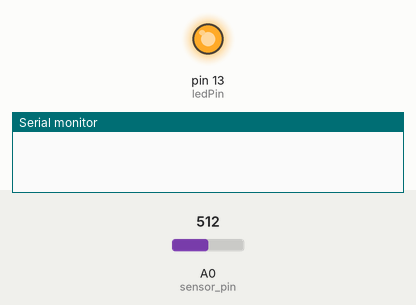
Simulated run of this sketch. Board: Arduino Uno, built with avr-gcc and run on an emulated ATmega328P. On the bench: output pins drawn as LEDs (lit = HIGH), the last lines printed to the serial monitor. The inputs (shaded band) are chosen by the test bench; at power-on: A0 (sensor_pin) = 512. The modem accepts every AT command (registered, SIM ready, sends succeed) and sends nothing else.

Above: at 0.1 s.
At 8.9 s:
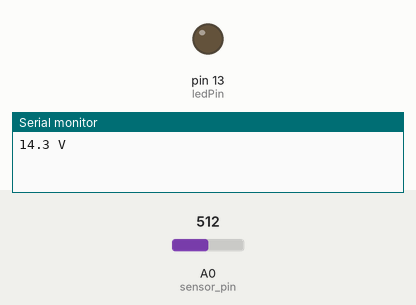
Timing chart, 0 to 22.9 s (numbered marks = the images above):
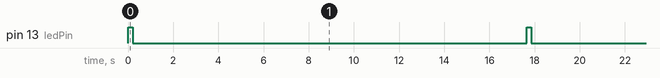

Measured:
- by itself, pin 13 (ledPin): alternates HIGH for 0.20 s and LOW for 17.4 s

The sketch:

Arduinocode.ino
```cpp
#include <SoftwareSerial.h>

// LED
int ledPin = 13;
int sensor_pin=A0;  // variable for sensor
float sample=0;
float bat_volt =0;     // for temperature

// replace with your channel's thingspeak API key
String apiKey = "DUT8RMTFY2B1XCAF";

// connect 2 to TX of Serial USB
// connect 3 to RX of serial USB
SoftwareSerial ser(2,3); // RX, TX

// this runs once
void setup() {
  // initialize the digital pin as an output.
  pinMode(ledPin, OUTPUT);

  // enable debug serial
  Serial.begin(9600);
  // enable software serial
  ser.begin(9600);

  // reset ESP8266
  ser.println("AT+RST");
}


// the loop
void loop() {

  // blink LED on board
  digitalWrite(ledPin, HIGH);
  delay(200);
  digitalWrite(ledPin, LOW);

  voltage();
  esp_8266();
}
void voltage()
{
    sample=0;
  for(int i=0;i<150;i++)
  {
    sample+=analogRead(sensor_pin);  //read the value from the sensor
    delay(2);
  }
  sample=sample/150;
  bat_volt = sample*(4.76/1024)*(12/2); // R1+R2/R2 // R1=10k and R2=2k


}
void esp_8266()
{
 // convert to string
  char buf[32];
  String strVolt = dtostrf( bat_volt, 4, 1, buf);
  Serial.print(strVolt);
  Serial.println(" V");
  // TCP connection
  String cmd = "AT+CIPSTART=\"TCP\",\"";
  cmd += "184.106.153.149"; // api.thingspeak.com
  cmd += "\",80";
  ser.println(cmd);

  if(ser.find("Error")){
    Serial.println("AT+CIPSTART error");
    return;
  }

  // prepare GET string
  String getStr = "GET /update?api_key=";
  getStr += apiKey;
  getStr +="&field1=";
  getStr += String(strVolt);
  getStr += "\r\n\r\n";

  // send data length
  cmd = "AT+CIPSEND=";
  cmd += String(getStr.length());
  ser.println(cmd);

  if(ser.find(">")){
    ser.print(getStr);
  }
  else{
    ser.println("AT+CIPCLOSE");
    // alert user
    Serial.println("AT+CIPCLOSE");
  }

  // thingspeak needs 15 sec delay between updates
  delay(16000);
}
```
